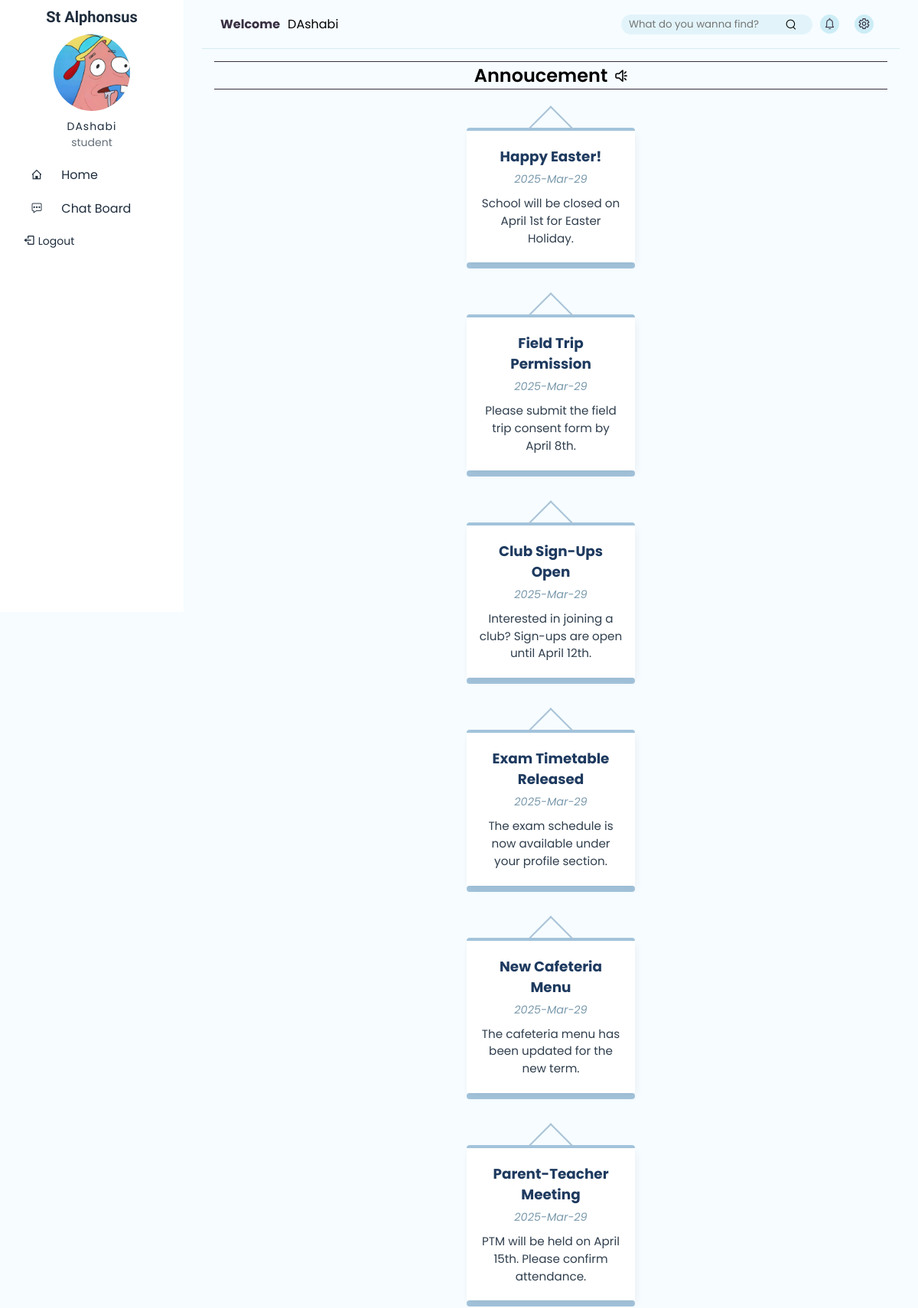
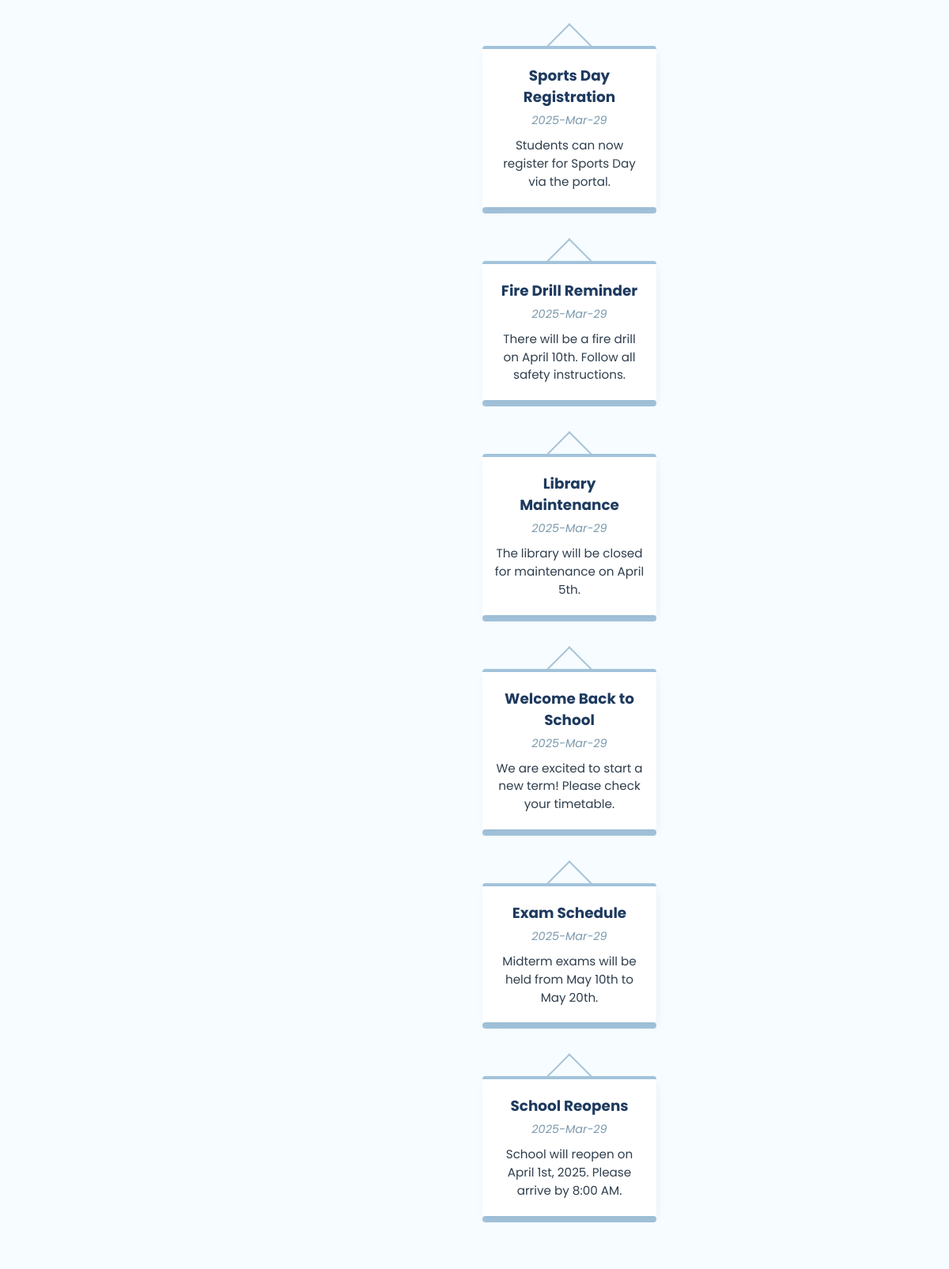
The page /user/chat.php (signed in, upper part) on the database its author committed (2 pictures, top to bottom).
### tables this page shows
CREATE TABLE `chat_board` (
  `chat_id` int(11) NOT NULL,
  `user_id` int(11) NOT NULL,
  `type` enum('message','annoucement') DEFAULT 'message',
  `title` varchar(30) DEFAULT NULL,
  `content` text NOT NULL,
  `created_date` datetime DEFAULT current_timestamp()
);

### user/chat.php (the view, shortened to what this page needs)
<?php
require "../config/db.php";
?>
<!DOCTYPE html>
<html lang="en">
<?php
    require "./common/head.php";
?>
<body>
    <main>
        <?php require "./common/slidebar.php" ?>
        <div class="container">
            <?php
            require "./common/header.php";
            ?>
            <div class="chat-box">
                <div class="annoucement">
                    <div class="annoucement-title-box">
                        <div class="annoucement-title">
                            <span>Annoucement</span>
                            <i class="iconfont icon-gonggao"></i>
                        </div>
                    </div>
                    <swiper-container class="mySwiper" init="false">
                        <?php
                            $annoucementstmt = $conn->prepare("
                            SELECT cb.*, u.username,u.role
                            FROM chat_board AS cb
                            LEFT JOIN user AS u ON cb.user_id = u.id
                            WHERE cb.type = 'annoucement'
                            ORDER BY cb.chat_id DESC
                            ");
                            $annoucementstmt->execute();
                            while($annoucement=$annoucementstmt->fetch(PDO::FETCH_ASSOC)){ ?>
                            <swiper-slide class="chat-delete" data-tableName="chat_board" data-tableID="chat_id" data-id="<?php echo $annoucement['chat_id']?>">
                              <div class="modern-hanger">
                                <div class="calendar-body" >
                                  <h3 class="calendar-title"><?php echo htmlspecialchars($annoucement['title']); ?></h3>
                                  <p class="calendar-date"><?php echo date('Y-M-d', strtotime($annoucement['created_date'])); ?></p>
                                  <p class="calendar-text"><?php echo htmlspecialchars($annoucement['content']); ?></p>
                                </div>
                                <div class="bar-bottom"></div>
                              </div>
                            </swiper-slide>
                      <?php
                            }
                        ?>
                    </swiper-container>
                </div>
                <div class="chat-shell">
                </div>
            </div>
        </div>
    </main>
</body>
</html>

### public/css/chat.css (style rules this page uses)
main { min-height:80vh ; width: 100vw; display: flex; position: relative; margin-bottom: 2rem; height: auto; }
main .container { width: 80%; display: flex; flex-direction: column; justify-content: center; align-items: center; padding-top: 0; }
.chat-box { display: flex; flex-direction: column; width: 100%; height: auto; }
.chat-shell { width: 100%; column-count: 3; column-gap: 1rem; padding: 1rem; }
.annoucement { width: 100%; padding: 1rem; height: auto; display: flex; flex-direction: column; justify-content: center; align-items: center; }
.annoucement-title-box { display: flex; justify-content: center; align-items: center; width: 100%; border: 1px solid #392f41; margin-bottom: 20px; border-right: none; border-left: none; }
.annoucement-title { font-weight: 600; font-size: 1.5rem; display: flex; justify-content: center; align-items: center; gap: 10px; }
.calendar-body { position: relative; }
swiper-container { width: 100%; height: 100%; }
swiper-slide { text-align: center; font-size: 18px; display: flex; align-items: center; }
.modern-hanger { position: relative; width: 220px; margin: 30px auto; text-align: center; background: transparent; display: flex; flex-direction: column; align-items: center; }
.bar-top, .bar-bottom { width: 100%; height: 8px; background-color: #a3c4dc; border-radius: 4px; }
.calendar-body { background-color: #ffffff; padding: 20px 15px; width: 100%; box-shadow: 2px 4px 10px rgba(0,0,0,0.05); font-family: 'Segoe UI', sans-serif; }
.calendar-title { font-weight: bold; font-size: 1.15rem; margin-bottom: 6px; color: #1e3a5f; }
.calendar-date { font-style: italic; font-size: 0.9rem; color: #7b9aad; margin-bottom: 10px; }
.calendar-text { font-size: 0.95rem; line-height: 1.5; color: #2f3e4d; }
.modern-hanger { transition: transform 0.3s ease, box-shadow 0.3s ease; }

### public/css/header&footer.css (style rules this page uses)
* { padding: 0; margin: 0; box-sizing: border-box; font-family: Poppins; }
body { background-color: rgb(246, 252, 255); overflow-x: hidden; }
.container { padding: 1vh 2vw; display: flex; justify-content: center; align-items: center; height: 100%; width: 100%; }

### rows shown on the page
chat_board: title "Happy Easter!", created_date "2025-Mar-29", content "School will be closed on April 1st for Easter Holiday."
chat_board: title "Field Trip Permission", created_date "2025-Mar-29", content "Please submit the field trip consent form by April 8th."
chat_board: title "Club Sign-Ups Open", created_date "2025-Mar-29", content "Interested in joining a club? Sign-ups are open until April 12th."
chat_board: title "Exam Timetable Released", created_date "2025-Mar-29", content "The exam schedule is now available under your profile section."
chat_board: title "New Cafeteria Menu", created_date "2025-Mar-29", content "The cafeteria menu has been updated for the new term."
chat_board: title "Parent-Teacher Meeting", created_date "2025-Mar-29", content "PTM will be held on April 15th. Please confirm attendance."
chat_board: title "Sports Day Registration", created_date "2025-Mar-29", content "Students can now register for Sports Day via the portal."
chat_board: title "Fire Drill Reminder", created_date "2025-Mar-29", content "There will be a fire drill on April 10th. Follow all safety instructions."
chat_board: title "Library Maintenance", created_date "2025-Mar-29", content "The library will be closed for maintenance on April 5th."
chat_board: title "Welcome Back to School", created_date "2025-Mar-29", content "We are excited to start a new term! Please check your timetable."
chat_board: title "Exam Schedule", created_date "2025-Mar-29", content "Midterm exams will be held from May 10th to May 20th."
chat_board: title "School Reopens", created_date "2025-Mar-29", content "School will reopen on April 1st, 2025. Please arrive by 8:00 AM."

### other values the page prints
$_SESSION['username'] "DAshabi"
$_SESSION['role'] "student"
